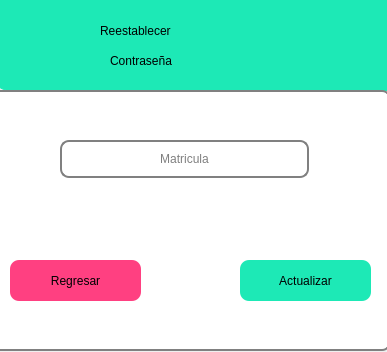
<?xml version="1.0" encoding="UTF-8"?>
<ui version="4.0">
 <class>reestablecer_Contrasenia</class>
 <widget class="QDialog" name="reestablecer_Contrasenia">
  <property name="geometry">
   <rect>
    <x>0</x>
    <y>0</y>
    <width>387</width>
    <height>352</height>
   </rect>
  </property>
  <property name="windowTitle">
   <string>Dialog</string>
  </property>
  <widget class="QLabel" name="label_7">
   <property name="geometry">
    <rect>
     <x>-10</x>
     <y>-10</y>
     <width>431</width>
     <height>101</height>
    </rect>
   </property>
   <property name="styleSheet">
    <string notr="true">background-color: #1DE9B6;  
border: 1px solid #1DE9B6;
    border-radius: 20px;
    margin-top: 0.5em;</string>
   </property>
   <property name="text">
    <string/>
   </property>
  </widget>
  <widget class="QLabel" name="label_3">
   <property name="geometry">
    <rect>
     <x>10</x>
     <y>0</y>
     <width>71</width>
     <height>81</height>
    </rect>
   </property>
   <property name="styleSheet">
    <string notr="true">background-color: transparent</string>
   </property>
   <property name="text">
    <string/>
   </property>
   <property name="pixmap">
    <pixmap resource="SRC.qrc">:/Images/pencils_120694.png</pixmap>
   </property>
   <property name="scaledContents">
    <bool>true</bool>
   </property>
  </widget>
  <widget class="QLabel" name="Alumno">
   <property name="geometry">
    <rect>
     <x>110</x>
     <y>40</y>
     <width>171</width>
     <height>41</height>
    </rect>
   </property>
   <property name="styleSheet">
    <string notr="true">font: 75 25pt &quot;Berlin Sans FB Demi&quot;;
background:transparent;

</string>
   </property>
   <property name="text">
    <string>Contraseña</string>
   </property>
  </widget>
  <widget class="QLabel" name="label_5">
   <property name="geometry">
    <rect>
     <x>100</x>
     <y>10</y>
     <width>191</width>
     <height>41</height>
    </rect>
   </property>
   <property name="styleSheet">
    <string notr="true">font: 75 25pt &quot;Berlin Sans FB Demi&quot;;
background:transparent;

</string>
   </property>
   <property name="text">
    <string>Reestablecer</string>
   </property>
  </widget>
  <widget class="QLabel" name="label_4">
   <property name="geometry">
    <rect>
     <x>310</x>
     <y>10</y>
     <width>71</width>
     <height>71</height>
    </rect>
   </property>
   <property name="styleSheet">
    <string notr="true">background-color: transparent</string>
   </property>
   <property name="text">
    <string/>
   </property>
   <property name="pixmap">
    <pixmap resource="SRC.qrc">:/Images/laptop-1_102326.png</pixmap>
   </property>
   <property name="scaledContents">
    <bool>true</bool>
   </property>
  </widget>
  <widget class="QGroupBox" name="groupBox">
   <property name="geometry">
    <rect>
     <x>-10</x>
     <y>90</y>
     <width>401</width>
     <height>261</height>
    </rect>
   </property>
   <property name="styleSheet">
    <string notr="true">background-color: rgb(255, 255, 255);
  border: 2px solid gray;
    border-radius: 9px;
    margin-top: 0.5em;</string>
   </property>
   <property name="title">
    <string/>
   </property>
   <widget class="QLineEdit" name="Matricula">
    <property name="geometry">
     <rect>
      <x>70</x>
      <y>50</y>
      <width>249</width>
      <height>38</height>
     </rect>
    </property>
    <property name="styleSheet">
     <string notr="true">font: 14pt &quot;Times New Roman&quot;;
color: rgb(0,0,0);
background: transparent;
</string>
    </property>
    <property name="text">
     <string/>
    </property>
    <property name="echoMode">
     <enum>QLineEdit::Normal</enum>
    </property>
    <property name="alignment">
     <set>Qt::AlignCenter</set>
    </property>
    <property name="placeholderText">
     <string>Matricula</string>
    </property>
   </widget>
   <widget class="QPushButton" name="Regresar_2">
    <property name="geometry">
     <rect>
      <x>20</x>
      <y>170</y>
      <width>131</width>
      <height>41</height>
     </rect>
    </property>
    <property name="mouseTracking">
     <bool>true</bool>
    </property>
    <property name="focusPolicy">
     <enum>Qt::ClickFocus</enum>
    </property>
    <property name="styleSheet">
     <string notr="true">background-color: #FF4081;
font: 14pt 75 &quot;Times New Roman&quot;;
border:none;
hover!pressed:border: 5px solid blue;
</string>
    </property>
    <property name="text">
     <string>Regresar</string>
    </property>
    <property name="flat">
     <bool>false</bool>
    </property>
   </widget>
   <widget class="QPushButton" name="Reestablecer">
    <property name="geometry">
     <rect>
      <x>250</x>
      <y>170</y>
      <width>131</width>
      <height>41</height>
     </rect>
    </property>
    <property name="styleSheet">
     <string notr="true">background-color: #1DE9B6; 
font: 14pt 75 &quot;Times New Roman&quot;;
border:none;
hover!pressed:border: 5px solid blue;</string>
    </property>
    <property name="text">
     <string>Actualizar</string>
    </property>
    <property name="autoDefault">
     <bool>true</bool>
    </property>
   </widget>
  </widget>
 </widget>
 <resources>
  <include location="SRC.qrc"/>
 </resources>
 <connections/>
</ui>
